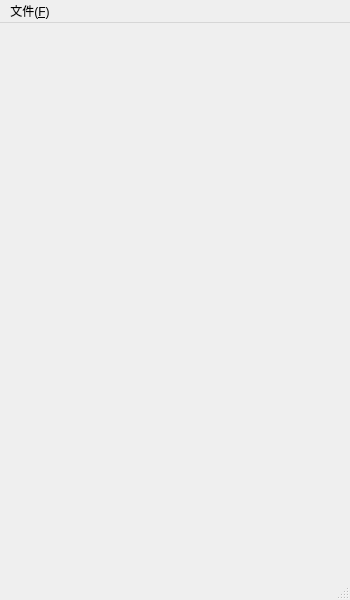
<?xml version="1.0" encoding="UTF-8"?>
<ui version="4.0">
 <class>MainWindow</class>
 <widget class="QMainWindow" name="MainWindow">
  <property name="geometry">
   <rect>
    <x>0</x>
    <y>0</y>
    <width>350</width>
    <height>600</height>
   </rect>
  </property>
  <property name="sizePolicy">
   <sizepolicy hsizetype="Fixed" vsizetype="Fixed">
    <horstretch>0</horstretch>
    <verstretch>0</verstretch>
   </sizepolicy>
  </property>
  <property name="windowTitle">
   <string>MainWindow</string>
  </property>
  <widget class="QWidget" name="centralwidget"/>
  <widget class="QMenuBar" name="menubar">
   <property name="geometry">
    <rect>
     <x>0</x>
     <y>0</y>
     <width>350</width>
     <height>23</height>
    </rect>
   </property>
   <widget class="QMenu" name="m_pFileMenu">
    <property name="title">
     <string>文件(&amp;F)</string>
    </property>
    <addaction name="m_pOpenAction"/>
   </widget>
   <addaction name="m_pFileMenu"/>
  </widget>
  <widget class="QStatusBar" name="statusbar"/>
  <action name="m_pOpenAction">
   <property name="text">
    <string>打开(&amp;O)</string>
   </property>
   <property name="shortcut">
    <string>Ctrl+O</string>
   </property>
  </action>
 </widget>
 <resources/>
 <connections/>
</ui>
